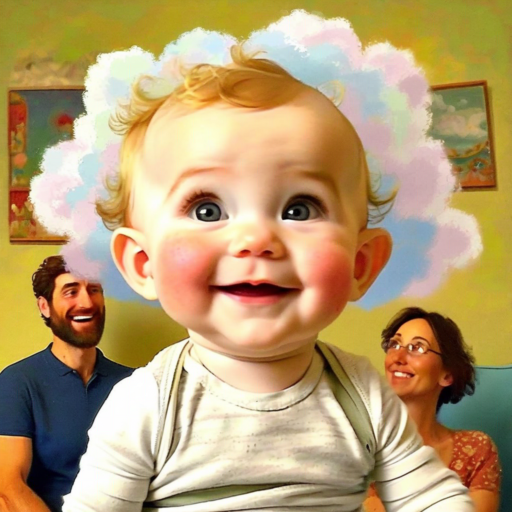
#> input picture Untitled.png, 512 x 512 px
$ python -i image_processing.py   (imports and definitions only)
#> lines starting #> are read from the running program, lines starting #| are printed output that depends on the picture
"""Image processing utilities for Rekognition integration."""

import io
import logging
from typing import Optional, Dict, Any, Tuple
from PIL import Image, ImageEnhance, ImageFilter
import numpy as np

logger = logging.getLogger(__name__)


class ImageProcessor:
    """Utilities for processing images for emotion detection."""

    def __init__(self):
        self.max_image_size = (1024, 1024)  # Max size for processing
        self.min_image_size = (64, 64)      # Min size for face detection
        self.supported_formats = ['JPEG', 'PNG', 'BMP', 'TIFF']

    def validate_image(self, image_data: bytes) -> bool:
        """Validate that image data is in a supported format."""
        try:
            image = Image.open(io.BytesIO(image_data))

            # Check format
            if image.format not in self.supported_formats:
                logger.warning(f"Unsupported image format: {image.format}")
                return False

            # Check size
            width, height = image.size
            if width < self.min_image_size[0] or height < self.min_image_size[1]:
                logger.warning(f"Image too small: {width}x{height}")
                return False

            # Check if image has content
            if width * height < 100:  # Very small image
                return False

            return True

        except Exception as e:
            logger.error(f"Image validation failed: {e}")
            return False

    # [171 lines left out: functions preprocess_image, _enhance_image_quality, extract_face_region, analyze_image_quality, create_thumbnail, detect_lighting_conditions, not called in this run]

    def prepare_for_rekognition(self, image_data: bytes) -> bytes:
        """Prepare image specifically for AWS Rekognition."""
        try:
            # Validate and preprocess
            if not self.validate_image(image_data):
                raise ValueError("Invalid image format")

            processed_image = self.preprocess_image(image_data)

            # Ensure image is not too large for Rekognition (5MB limit)
            if len(processed_image) > 5 * 1024 * 1024:  # 5MB
                # Reduce quality to fit size limit
                image = Image.open(io.BytesIO(processed_image))
                output_io = io.BytesIO()

                # Try different quality levels
                for quality in [70, 60, 50, 40]:
                    output_io.seek(0)
                    output_io.truncate()
                    image.save(output_io, format='JPEG', quality=quality, optimize=True)

                    if len(output_io.getvalue()) <= 5 * 1024 * 1024:
                        break

                processed_image = output_io.getvalue()

            return processed_image

        except Exception as e:
            logger.error(f"Rekognition preparation failed: {e}")
            return image_data

>>> import cv2
>>> picture = cv2.imread('../../Untitled.png', cv2.IMREAD_GRAYSCALE)
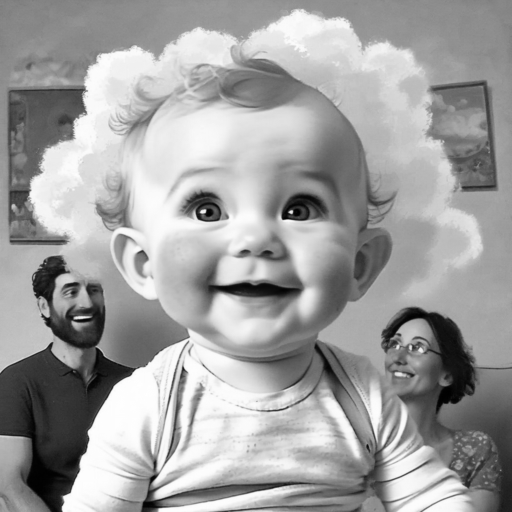
#> picture: shape (512, 512); min 0, max 255, mean 160.1
>>> result = ImageProcessor().prepare_for_rekognition(picture)
